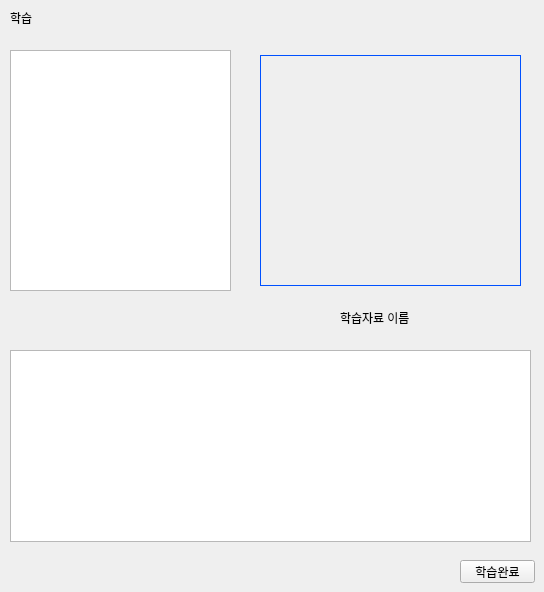
     <widget class="QWidget" name="page_27">
      <widget class="QLabel" name="lb_learning_name_">
       <property name="geometry">
        <rect>
         <x>10</x>
         <y>10</y>
         <width>201</width>
         <height>16</height>
        </rect>
       </property>
       <property name="text">
        <string>학습</string>
       </property>
      </widget>
      <widget class="QListWidget" name="lw_learning_list_">
       <property name="geometry">
        <rect>
         <x>10</x>
         <y>50</y>
         <width>221</width>
         <height>241</height>
        </rect>
       </property>
      </widget>
      <widget class="QLabel" name="lb_img_">
       <property name="geometry">
        <rect>
         <x>260</x>
         <y>55</y>
         <width>261</width>
         <height>231</height>
        </rect>
       </property>
       <property name="styleSheet">
        <string notr="true">border:1px solid rgb(0, 81, 255);</string>
       </property>
       <property name="text">
        <string/>
       </property>
      </widget>
      <widget class="QTextBrowser" name="tb_learning_content_">
       <property name="geometry">
        <rect>
         <x>10</x>
         <y>350</y>
         <width>521</width>
         <height>192</height>
        </rect>
       </property>
      </widget>
      <widget class="QPushButton" name="btn_learning_finish_">
       <property name="geometry">
        <rect>
         <x>460</x>
         <y>560</y>
         <width>75</width>
         <height>23</height>
        </rect>
       </property>
       <property name="text">
        <string>학습완료</string>
       </property>
      </widget>
      <widget class="QLabel" name="lb_learning_img_name_">
       <property name="geometry">
        <rect>
         <x>340</x>
         <y>310</y>
         <width>131</width>
         <height>16</height>
        </rect>
       </property>
       <property name="text">
        <string>학습자료 이름</string>
       </property>
      </widget>
     </widget>
